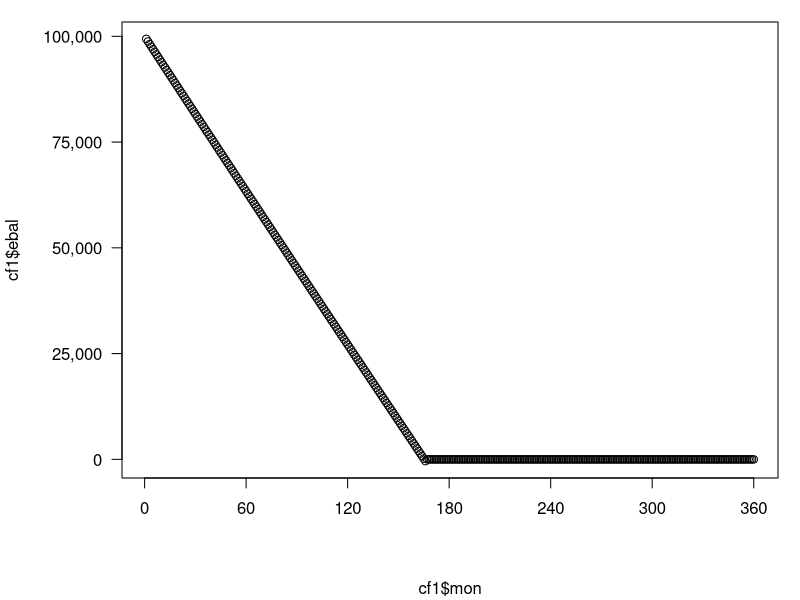
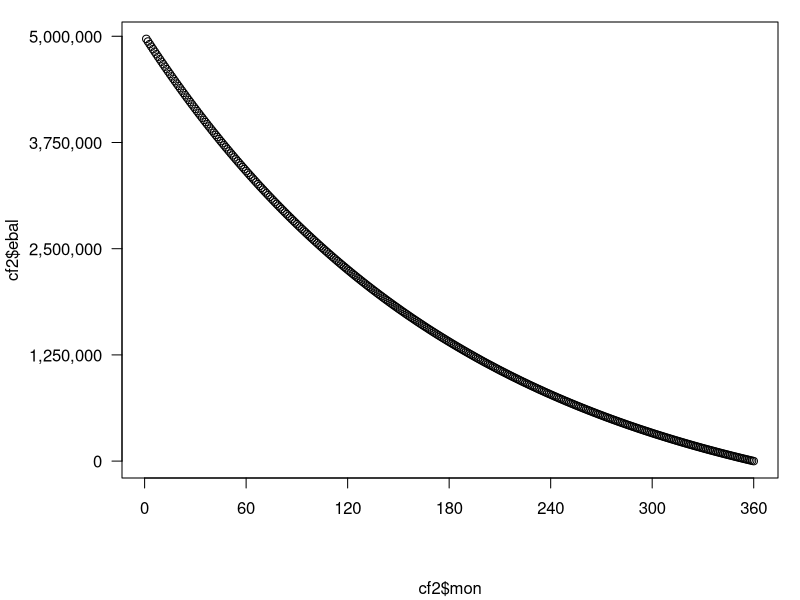
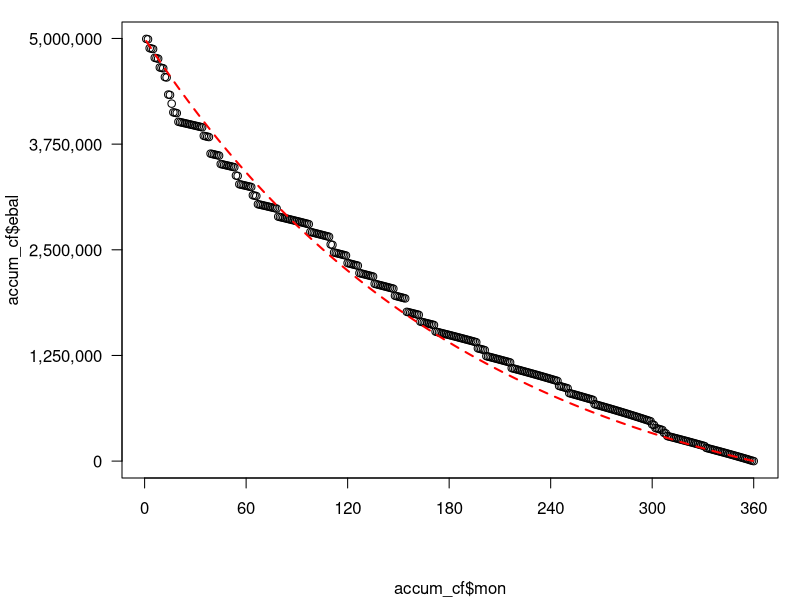

Write R code to recreate these figures, in order.
## ---- chunk 1
library(dplyr)
library(data.table)
knitr::opts_chunk$set(echo = FALSE)
## ---- chunk 2
level.pay.calc<-function(rem.term,monthly.rate)
{
  monthly.payment<-(monthly.rate*(1+monthly.rate)^rem.term)/((1+monthly.rate)^rem.term-1)
  return(monthly.payment)
}
## ---- chunk 3
# amortize single loan incorporating prepayments
# CPR as 1 signifies paid-in-full, 0<CPR<1 are curtailments
amort.loan.cf<-function(orig.term,note.rate,orig.bal,cpr=c(NA))
{
  monthly.rate<-note.rate/12
  if(is.na(cpr[1])){
    smm<-replicate(orig.term,0)
  } else {
    smm<-1-(1-cpr)^(1/12)
  }
  level.pay<-level.pay.calc(orig.term,monthly.rate)*orig.bal
  cf<-data.table(mon=1:orig.term)
  cf[1,bbal:=orig.bal]
  cf[,int:=0]
  cf[,sched.prin:=0]
  cf[,unsched.prin:=0]
  cf[,prin:=0]
  cf[,eschedbal:=0]
  cf[,ebal:=0]
  mo.bbal<-orig.bal
  mo.unsched.prin<-0
  for(m in 1:orig.term){
    mo.int<-mo.bbal * monthly.rate
    mo.sched.prin<-level.pay - mo.int
    mo.eschedbal<-mo.bbal - mo.sched.prin
    mo.unsched.prin<-mo.eschedbal*smm[m]
    #mo.prin<-min(mo.bbal,mo.sched.prin + mo.unsched.prin)
    mo.prin<-mo.sched.prin + mo.unsched.prin
    
    mo.ebal<-mo.bbal - mo.prin
    cf[m,bbal:=round(mo.bbal,2)]
    cf[m,int:=round(mo.int,2)]
    cf[m,sched.prin:=round(mo.sched.prin,2)]
    cf[m,unsched.prin:=round(mo.unsched.prin,2)]
    cf[m,prin:=round(mo.prin,2)]
    cf[m,eschedbal:=round(mo.eschedbal,2)]
    cf[m,ebal:=round(mo.ebal,2)]
    if(mo.ebal<=0.005) break
    mo.bbal<-mo.ebal # for next month
  }
  return (cf)
} # amort.loan.cf
## ---- chunk 4
# amortize pool consisting of many loans of 0.01 each
# CPR represents % of loans that pay in full that month
# 

amort.pool.cf<-function(orig.term,note.rate,orig.bal,cpr=c(NA))
{
  monthly.rate<-note.rate/12
  if(is.na(cpr[1])){
    smm<-replicate(orig.term,0)
  } else {
    smm<-1-(1-cpr)^(1/12)
  }
  cf<-data.table(mon=1:orig.term)
  cf[1,bbal:=orig.bal]
  cf[,int:=0]
  cf[,sched.prin:=0]
  cf[,unsched.prin:=0]
  cf[,prin:=0]
  cf[,eschedbal:=0]
  cf[,ebal:=0]
  mo.bbal<-orig.bal
  mo.unsched.prin<-0
  for(m in 1:orig.term){
    level.pay<-level.pay.calc(orig.term+1-m,monthly.rate)*mo.bbal
    mo.int<-mo.bbal * monthly.rate
    mo.sched.prin<-level.pay - mo.int
    mo.eschedbal<-mo.bbal - mo.sched.prin
    mo.unsched.prin<-mo.eschedbal*smm[m]
    mo.prin<-mo.sched.prin + mo.unsched.prin
    
    mo.ebal<-mo.bbal - mo.prin
    cf[m,bbal:=round(mo.bbal,2)]
    cf[m,int:=round(mo.int,2)]
    cf[m,sched.prin:=round(mo.sched.prin,2)]
    cf[m,unsched.prin:=round(mo.unsched.prin,2)]
    cf[m,prin:=round(mo.prin,2)]
    cf[m,eschedbal:=round(mo.eschedbal,2)]
    cf[m,ebal:=round(mo.ebal,2)]
    if(mo.ebal<=0.005) break
    mo.bbal<-mo.ebal # for next month
  }
  return (cf)
} # amort.pool.cf
## ---- chunk 5
orig.term<-360
note.rate<-0.06
orig.bal<-100000
scalar.cpr<-0.06 # curtailment
cpr<-replicate(orig.term,scalar.cpr)

## ---- chunk 6

#cpr[120]<-1 # paid in full
cf1<-amort.loan.cf(orig.term,note.rate,orig.bal,cpr)

par(mar = c(6, 6, 1, 1) + 0.1) # more y axis space for rotated values param 2
par(mgp = c(5, 1, 0)) # more space for y axis titles, param 1
plot(cf1$mon,cf1$ebal,xaxt="n",yaxt="n")
axis(1, at = seq(0, orig.term, 12*5))
axis(2, at = seq(0, orig.bal, orig.bal/4),
     prettyNum(seq(0, orig.bal, orig.bal/4),big.mark=",", scientific=FALSE),las=1)
## ---- chunk 7
loan.count<-50
pool.orig.bal<-orig.bal*loan.count
cf2<-amort.pool.cf(orig.term,note.rate,pool.orig.bal,cpr)

par(mar = c(6, 6, 1, 1) + 0.1) # more y axis space for rotated values param 2
par(mgp = c(5, 1, 0)) # more space for y axis titles, param 1
plot(cf2$mon,cf2$ebal,xaxt="n",yaxt="n")
axis(1, at = seq(0, orig.term, 12*5))
axis(2, at = seq(0, pool.orig.bal, pool.orig.bal/4),
     prettyNum(seq(0, pool.orig.bal, pool.orig.bal/4),big.mark=",", scientific=FALSE),las=1)

## ---- chunk 8
scalar.cpr<-0.06 # annual probability of PIF
set.seed(666)

cpr<-replicate(orig.term,scalar.cpr)
smm<-1-(1-cpr)^(1/12)

for(loan.no in 1:loan.count){
  pifcpr<-runif(n=orig.term) # random
  pifcpr<-(pifcpr<smm)*1
  #cpr[120]<-1 # paid in full
  cf1<-amort.loan.cf(orig.term,note.rate,orig.bal,pifcpr)
  if(loan.no==1){
    accum_cf<-cf1
  } else {
    accum_cf<-accum_cf+cf1
  }
}
accum_cf$mon<-accum_cf$mon/loan.count
## ---- chunk 9

par(mar = c(6, 6, 1, 1) + 0.1) # more y axis space for rotated values param 2
par(mgp = c(5, 1, 0)) # more space for y axis titles, param 1
plot(accum_cf$mon,accum_cf$ebal,xaxt="n",yaxt="n")
axis(1, at = seq(0, orig.term, 12*5))
axis(2, at = seq(0, pool.orig.bal, pool.orig.bal/4),
     prettyNum(seq(0, pool.orig.bal, pool.orig.bal/4),big.mark=",", scientific=FALSE),las=1)
lines(cf2$mon,cf2$ebal,type="l",col="red",lwd=2,lty=2)


